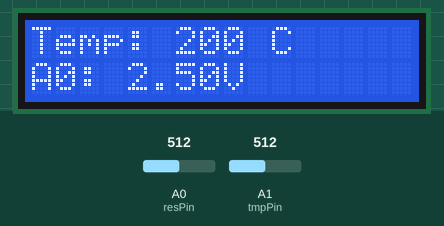
The sketch below on a simulated Arduino Uno, built with avr-gcc and run on an emulated ATmega328P. Parts: 16×2 character LCD. The inputs (shaded band) are chosen by the test bench; at power-on: A1 (tmpPin) = 512, A0 (resPin) = 512. What the sketch prints to the serial monitor is not drawn.

Above: at 3.6 s.
3.7 s: A1 (tmpPin) set to 528
7.0 s: A0 (resPin) set to 716
At 10.1 s:
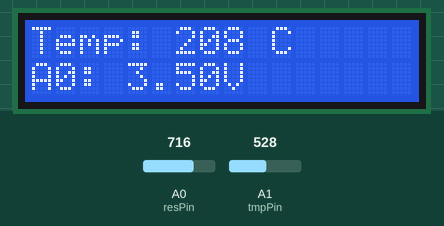
10.3 s: A1 (tmpPin) set to 511
At 13.4 s:
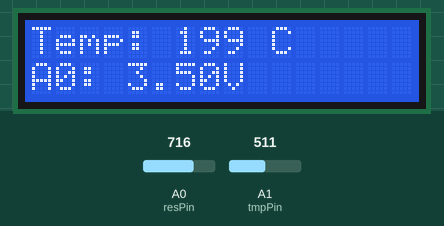
13.6 s: A0 (resPin) set to 900
At 16.3 s:
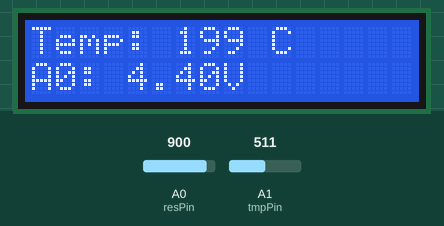
16.9 s: A1 (tmpPin) set to 306
At 19.7 s:
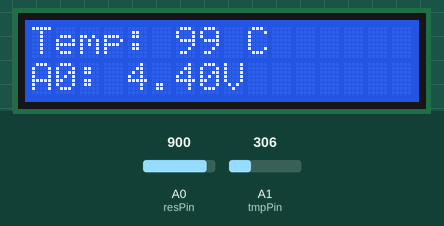
20.2 s: A0 (resPin) set to 1023
At 23.1 s:
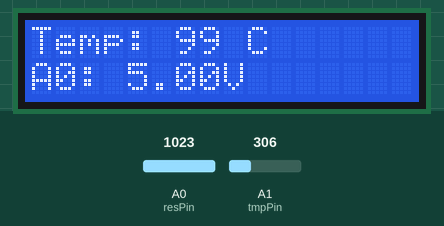
Timing chart, 0 to 24.5 s (numbered marks = the images above; inputs shaded):
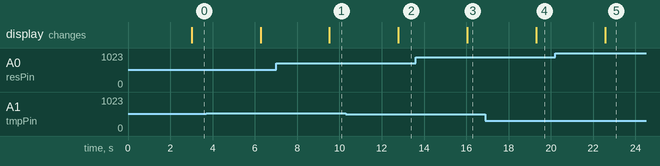

The sketch:

Atividade_1.ino
```cpp
#include <LiquidCrystal.h>

#define resPin A0
#define tmpPin A1
#define numAmostras 5
#define intervalo 3000

LiquidCrystal lcd(12, 11, 5, 4, 3, 2);

int tmp = 0;
float tens = 0;
unsigned long lastTime = 0;
int oldTmp = 0;
float oldTens = 0;

void setup() {
  beginLCD();
  Serial.begin(9600);
}

void loop() {
  if (millis() - lastTime > intervalo){
    tmp = 0;
    tens = 0;
    for (int i = 0; i < numAmostras; i++){
      int temporaryTmp = readTMP();
      float temporaryTens = readPhoto();
      tmp = tmp + temporaryTmp;
      tens = tens + temporaryTens;
      Serial.println(temporaryTmp);
    }
    tmp = tmp / numAmostras;
    tens = tens / numAmostras;
    if (tmp != oldTmp || tens != oldTens){
      printLCD(tmp, tens);
      oldTmp = tmp;
      oldTens = tens;
    }
    lastTime = millis();
  }
}

void beginLCD(){
  lcd.begin(16, 2);
}

int readTMP(){
 float volts = 5.0 * analogRead(tmpPin) / 1023.0;
 return (volts - 0.5) / 0.01;
}

float readPhoto(){
  return 5 * analogRead(resPin) / 1023.0;
}

void printLCD(int tmp, float tens){
  Serial.println("Função printLCD chamada");
  lcd.clear();
  lcd.setCursor(0, 0);
  lcd.print("Temp: ");
  lcd.print(tmp);
  lcd.print(" C");
  lcd.setCursor(0, 1);
  lcd.print("A0: ");
  lcd.print(tens);
  lcd.print("V");
  delay(250);
}
```

Measured:
- after the input at 7.0 s, the display: changes after 2.5 s (image 1)
- after the input at 10.3 s, the display: changes after 2.5 s (image 2)
- after the input at 13.6 s, the display: changes after 2.4 s (image 3)
- after the input at 16.9 s, the display: changes after 2.4 s (image 4)
- after the input at 20.2 s, the display: changes after 2.4 s (image 5)
